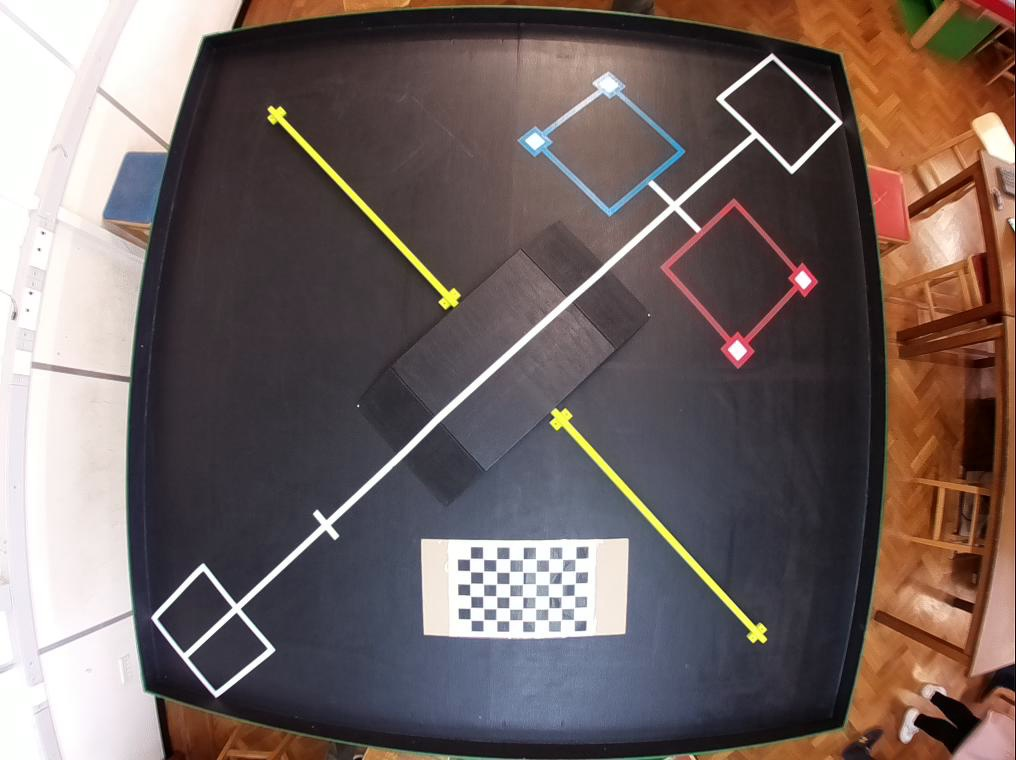
#> input picture Computer Vision/distortion/imgs/1000.jpg, 1016 x 760 px, given in place of video.mjpeg, which was not available
$ python test_dropoff_detection.py
#> lines starting #> are read from the running program, lines starting #| are printed output that depends on the picture; after the words box and inside, x2 and y2 are one past the last pixel; in counts of white or black regions, pixels touching at a corner belong together; pictures that were not available may be replaced by others from this repository, and a replacement may not be noted
import cv2 as cv
import numpy as np

# DROP OFF DETECTION FUNCTION TESTING+ITERATION SCRIPT

stream = cv.VideoCapture('http://localhost:8081/stream/video.mjpeg')

mtx = np.fromfile('distortion/cameramatrix.dat', dtype=float)
#> (reads distortion/cameramatrix.dat from the repository)
dist = np.fromfile('distortion/distortionmatrix.dat')
#> (reads distortion/distortionmatrix.dat from the repository)
newmtx = np.fromfile('distortion/newcameramatrix.dat')
#> (reads distortion/newcameramatrix.dat from the repository)
mtx = np.reshape(mtx, (3, 3))
dist = np.reshape(dist, (1,5))
newmtx = np.reshape(newmtx, (3,3))

def detect_dropoff(s):
    """s:stream
    returns [(x, y), (x,y) ...] of the drop_off_locations - bottom blue, top blue, top red, bottom red"""
    frame_counter = 0
    threshold = 230 # Try different values
    drop_off = None
    while frame_counter <= 10:
        frame_counter += 1
        r, f = s.read()
        f = cv.undistort(f, mtx, dist, None, newmtx)
        f = f[:, 200:800]
        blues = f[140:250, 280:430]
        reds = f[300:420, 400:550]

        gray_b = cv.cvtColor(blues, cv.COLOR_BGR2GRAY)
        gray_r = cv.cvtColor(reds, cv.COLOR_BGR2GRAY)
        blur_b = cv.medianBlur(gray_b, 5)
        blur_r = cv.medianBlur(gray_r, 5)
        sharpen_kernel = np.array([[-1,-1,-1], [-1,9,-1], [-1,-1,-1]])
        sharpen_b = cv.filter2D(blur_b, -1, sharpen_kernel)
        sharpen_r = cv.filter2D(blur_r, -1, sharpen_kernel)

        thresh_b = cv.threshold(sharpen_b,threshold,255, cv.THRESH_BINARY_INV)[1]
        thresh_r = cv.threshold(sharpen_r,threshold,255, cv.THRESH_BINARY_INV)[1]
        thresh_b = cv.bitwise_not(thresh_b)
        thresh_r = cv.bitwise_not(thresh_r)

        cnts_r = cv.findContours(thresh_r, cv.RETR_EXTERNAL, cv.CHAIN_APPROX_SIMPLE)
        cnts_r = cnts_r[0] if len(cnts_r) == 2 else cnts_r[1]

        cnts_b = cv.findContours(thresh_b, cv.RETR_EXTERNAL, cv.CHAIN_APPROX_SIMPLE)
        cnts_b = cnts_b[0] if len(cnts_b) == 2 else cnts_b[1]

        min_area = 50 #blue is between 115 and 140, 0.5 is for safety (up to half the pixels)
        max_area = 220 #red between 130 and 180, 2 is for up to double the pixels

        centers = []
        for c in cnts_b:
            area = cv.contourArea(c)
            if area > min_area and area < max_area:
                (x,y),radius = cv.minEnclosingCircle(c)
                center = (int(x) + 280 ,int(y) + 140)
                centers.append(center)

        for c in cnts_r:
            area = cv.contourArea(c)
            if area > min_area and area < max_area:
                (x,y),radius = cv.minEnclosingCircle(c)
                center = (int(x) + 400 ,int(y) + 300)
                centers.append(center)

        if len(centers) == 4:
            drop_off = centers
            drop_off.sort(key=lambda y: y[0])
            return [drop_off[0], drop_off[1], drop_off[3], drop_off[2]]

        return [(313, 222), (375, 166), (525, 331), (467, 389)] # Default values

r, f = stream.read()
#> f is the input picture: shape (760, 1016, 3); mean B, G, R 97.8, 100.3, 114.6
f = cv.undistort(f, mtx, dist, None, newmtx)
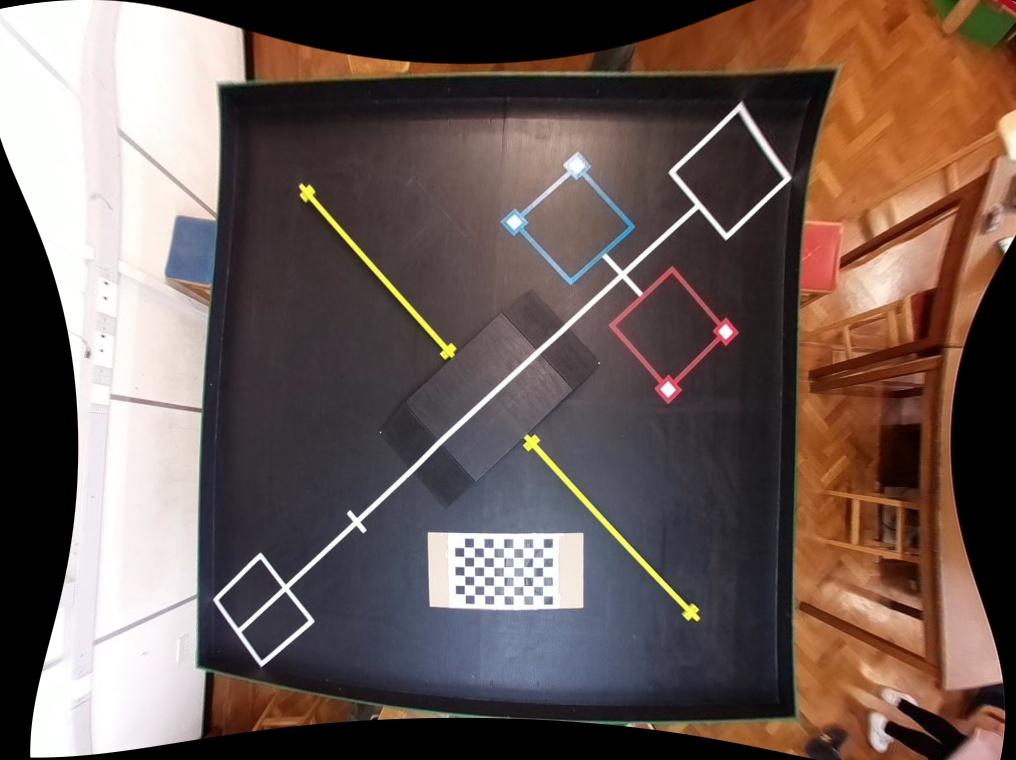
#> f: shape (760, 1016, 3); mean B, G, R 86.1, 91.8, 108.8
f = f[:, 200:800]
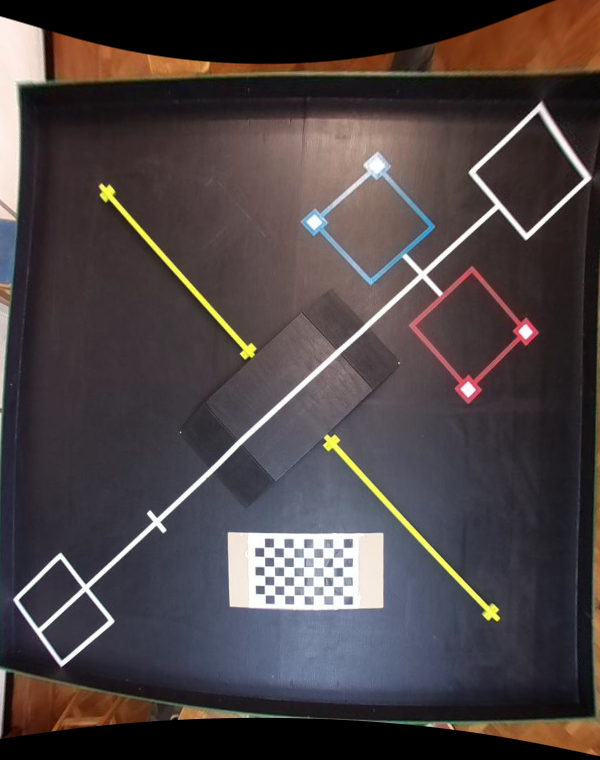
#> f: shape (760, 600, 3); mean B, G, R 67.8, 66.6, 75
drop_off = detect_dropoff(stream)
#> in detect_dropoff, `blues = f[140:250, 280:430]`:
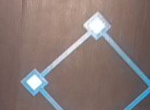
#> blues: shape (110, 150, 3); mean B, G, R 117.3, 120.5, 135.8
#> in detect_dropoff, `sharpen_b = cv.filter2D(blur_b, -1, sharpen_kernel)`:
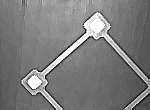
#> sharpen_b: shape (110, 150); min 0, max 255, mean 123.6
#> in detect_dropoff, `sharpen_r = cv.filter2D(blur_r, -1, sharpen_kernel)`:
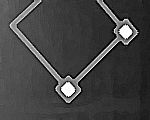
#> sharpen_r: shape (120, 150); min 0, max 255, mean 66.4
#> in detect_dropoff, `thresh_b = cv.threshold(sharpen_b,threshold,255, cv.THRESH_BINARY_INV)..`:
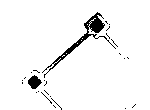
#> thresh_b: shape (110, 150); 95.7% white; 26 black regions (24 under 20 px), largest, box (x1, y1, x2, y2) and area: (42, 12, 116, 78) 495, (28, 75, 42, 89) 122
#> in detect_dropoff, `thresh_r = cv.threshold(sharpen_r,threshold,255, cv.THRESH_BINARY_INV)..`:
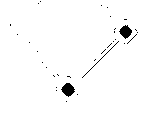
#> thresh_r: shape (120, 150); 98.2% white; 33 black regions (30 under 20 px), largest, box (x1, y1, x2, y2) and area: (61, 83, 75, 97) 124, (119, 25, 132, 39) 111, (82, 41, 119, 78) 37
#> in detect_dropoff, `thresh_r = cv.bitwise_not(thresh_r)`: thresh_r: shape (120, 150); 1.8% white; 33 white regions (30 under 20 px)
#> in detect_dropoff, `cnts_r = cv.findContours(thresh_r, cv.RETR_EXTERNAL, cv.CHAIN_APPROX_S..`: cnts_r = 33 contours, 31 with area under 20; largest, box (x1, y1, x2, y2) and area: (61, 83, 75, 97) 108, (119, 25, 132, 39) 95
#> in detect_dropoff, `cnts_b = cv.findContours(thresh_b, cv.RETR_EXTERNAL, cv.CHAIN_APPROX_S..`: cnts_b = 26 contours, 24 with area under 20; largest, box (x1, y1, x2, y2) and area: (42, 12, 116, 78) 396, (28, 75, 42, 89) 105
#> the loop in detect_dropoff, `for c in cnts_b:` made 26 passes
#> (area, x, y, radius, center) on pass 15: (105, 34.3, 81.7, 6.71, (314, 221))
#> area on pass 26: 395.5
#> after the loop in detect_dropoff, `for c in cnts_b:`: centers = [(314, 221)]
#> the loop in detect_dropoff, `for c in cnts_r:` made 33 passes
#> (area, x, y, radius, center) on passes 5, 26: (107.5, 67.59, 89.41, 6.6, (467, 389)), (95, 125.6, 31.43, 6.59, (525, 331))
#> after the loop in detect_dropoff, `for c in cnts_r:`: centers = [(314, 221), (467, 389), (525, 331)]
print(drop_off)
cv.circle(f, drop_off[0], 0,(255, 0,0),5)
cv.circle(f, drop_off[1], 0,(0, 255,0),5)
#> f: shape (760, 600, 3); mean B, G, R 67.8, 66.6, 75
cv.circle(f, drop_off[2], 0,(0,0,255),5)
#> f: shape (760, 600, 3); mean B, G, R 67.7, 66.6, 75
cv.circle(f, drop_off[3], 0,(255, 255, 0),5)
#> f: shape (760, 600, 3); mean B, G, R 67.7, 66.6, 75
cv.imshow('Drop-off', f)
cv.waitKey()
